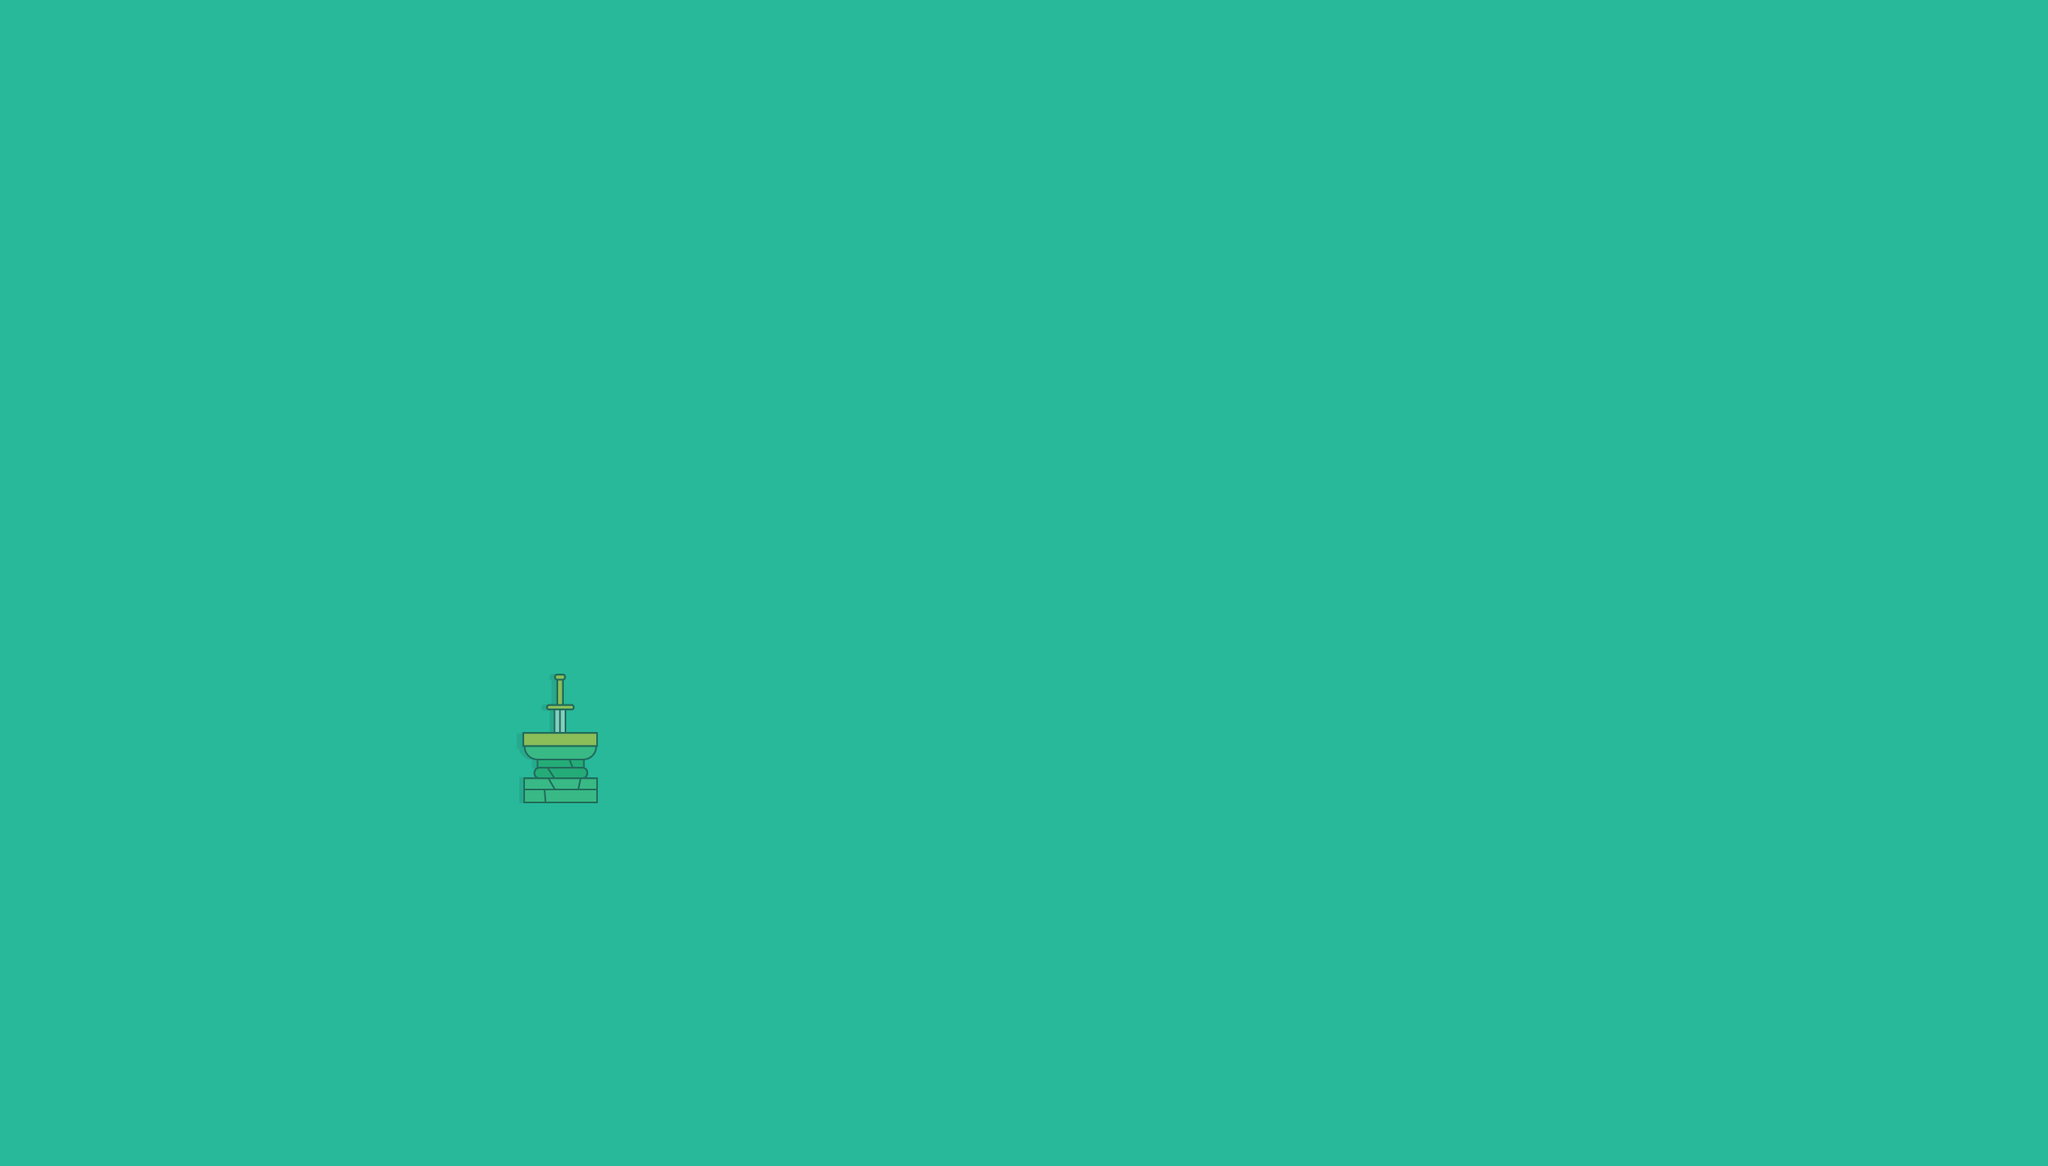

This game map was drawn from its Tiled (.tmx) file and the tilesets committed beside it. A one-line description and the trimmed map source follow:
An orthogonal 79x45 tile map with 32x32 px tiles, 1 tile layer (tiles) and 114 objects (6x coin, 2x block, exit, hero).

<map version="1.2" tiledversion="1.3.3" orientation="orthogonal" renderorder="right-down" compressionlevel="0" width="79" height="45" tilewidth="32" tileheight="32" infinite="0" backgroundcolor="#27b99a" nextlayerid="11" nextobjectid="206">
 <tileset firstgid="1" name="objs" tilewidth="384" tileheight="332" tilecount="62" columns="0">
  <tile id="0">
   <image width="160" height="192" source="stickers/alter.png" />
  </tile>
  <tile id="1">
   <image width="96" height="64" source="stickers/blobBlue.png" />
  </tile>
  <tile id="2">
   <image width="96" height="64" source="stickers/blobGreen.png" />
  </tile>
  <tile id="3">
   <image width="64" height="64" source="stickers/blue.png" />
  </tile>
  <tile id="4">
   <image width="96" height="128" source="stickers/bombStroked.png" />
  </tile>
  <tile id="5">
   <image width="64" height="64" source="stickers/castleWall.png" />
  </tile>
  <tile id="6">
   <image width="384" height="128" source="stickers/cloud.png" />
  </tile>
  <tile id="7">
   <image width="128" height="192" source="stickers/column1.png" />
  </tile>
  <tile id="8">
   <image width="128" height="192" source="stickers/column2.png" />
  </tile>
  <tile id="9">
   <image width="160" height="192" source="stickers/doorBlueStroked.png" />
  </tile>
  <tile id="10">
   <image width="160" height="192" source="stickers/doorGreenStroke.png" />
  </tile>
  <tile id="11">
   <image width="160" height="192" source="stickers/doorRedStroked.png" />
  </tile>
  <tile id="12">
   <image width="160" height="192" source="stickers/doorStroked.png" />
  </tile>
  <tile id="13">
   <image width="64" height="64" source="stickers/earthWall.png" />
  </tile>
  <tile id="14">
   <image width="160" height="192" source="stickers/exit.png" />
  </tile>
  <tile id="15">
   <image width="192" height="192" source="stickers/flare.png" />
  </tile>
  <tile id="16">
   <image width="64" height="64" source="stickers/gemBlueStroked.png" />
  </tile>
  <tile id="17">
   <image width="64" height="64" source="stickers/gemRedStroked.png" />
  </tile>
  <tile id="18">
   <image width="224" height="32" source="stickers/grassLarge.png" />
  </tile>
  <tile id="19">
   <image width="160" height="32" source="stickers/grassSmall.png" />
  </tile>
  <tile id="20">
   <image width="64" height="64" source="stickers/grey.png" />
  </tile>
  <tile id="21">
   <image width="128" height="160" source="stickers/hero.png" />
  </tile>
  <tile id="22">
   <image width="96" height="64" source="stickers/keyGreenStroked.png" />
  </tile>
  <tile id="23">
   <image width="96" height="64" source="stickers/keyRedStroked.png" />
  </tile>
  <tile id="24">
   <image width="96" height="64" source="stickers/keyYellowStroked.png" />
  </tile>
  <tile id="25">
   <image width="192" height="64" source="stickers/platform1.png" />
  </tile>
  <tile id="26">
   <image width="192" height="64" source="stickers/platform2.png" />
  </tile>
  <tile id="27">
   <image width="192" height="64" source="stickers/platform3.png" />
  </tile>
  <tile id="28">
   <image width="192" height="64" source="stickers/platform4.png" />
  </tile>
  <tile id="29">
   <image width="256" height="96" source="stickers/platformBase1.png" />
  </tile>
  <tile id="30">
   <image width="256" height="96" source="stickers/platformBase2.png" />
  </tile>
  <tile id="31">
   <image width="256" height="96" source="stickers/platformBase3.png" />
  </tile>
  <tile id="32">
   <image width="256" height="96" source="stickers/platformBase4.png" />
  </tile>
  <tile id="33">
   <image width="128" height="96" source="stickers/platformBlock1.png" />
  </tile>
  <tile id="34">
   <image width="128" height="96" source="stickers/platformBlock2.png" />
  </tile>
  <tile id="35">
   <image width="128" height="96" source="stickers/platformBlock3.png" />
  </tile>
  <tile id="36">
   <image width="128" height="96" source="stickers/platformBlock4.png" />
  </tile>
  <tile id="37">
   <image width="96" height="64" source="stickers/platformConnector1.png" />
  </tile>
  <tile id="38">
   <image width="96" height="64" source="stickers/platformConnector2.png" />
  </tile>
  <tile id="39">
   <image width="96" height="64" source="stickers/platformConnector3.png" />
  </tile>
  <tile id="40">
   <image width="96" height="64" source="stickers/platformConnector4.png" />
  </tile>
  <tile id="41">
   <image width="96" height="96" source="stickers/pushBlock1.png" />
  </tile>
  <tile id="42">
   <image width="96" height="96" source="stickers/pushBlock2.png" />
  </tile>
  <tile id="43">
   <image width="96" height="96" source="stickers/pushBlock3.png" />
  </tile>
  <tile id="44">
   <image width="64" height="64" source="stickers/shadow.png" />
  </tile>
  <tile id="45">
   <image width="93" height="93" source="stickers/shieldStroked.png" />
  </tile>
  <tile id="46">
   <image width="160" height="128" source="stickers/sign.png" />
  </tile>
  <tile id="48">
   <image width="192" height="96" source="stickers/swordStroked.png" />
  </tile>
  <tile id="49">
   <image width="96" height="96" source="stickers/torch.png" />
  </tile>
  <tile id="50">
   <image width="128" height="32" source="stickers/trap.png" />
  </tile>
  <tile id="51">
   <image width="128" height="96" source="stickers/wallDecor1.png" />
  </tile>
  <tile id="52">
   <image width="128" height="96" source="stickers/wallDecor2.png" />
  </tile>
  <tile id="53">
   <image width="160" height="128" source="stickers/wallDecor3.png" />
  </tile>
  <tile id="54">
   <image width="65" height="64" source="stickers/window1.png" />
  </tile>
  <tile id="55">
   <image width="64" height="64" source="stickers/window2.png" />
  </tile>
  <tile id="56">
   <image width="56" height="59" source="stickers/window3.png" />
  </tile>
  <tile id="57">
   <image width="135" height="115" source="stickers/backgroundArch.png" />
  </tile>
  <tile id="58">
   <image width="380" height="140" source="stickers/backgroundMountain.png" />
  </tile>
  <tile id="59">
   <image width="129" height="332" source="stickers/backgroundTower.png" />
  </tile>
  <tile id="60">
   <image width="109" height="177" source="stickers/backgroundTree.png" />
  </tile>
  <tile id="61">
   <image width="64" height="64" source="stickers/earthWall2.png" />
  </tile>
  <tile id="62">
   <image width="133" height="160" source="stickers/skeleton.png" />
  </tile>
 </tileset>
 <objectgroup id="1" name="parallax">
  <object id="95" gid="7" x="-16.2424" y="452.394" width="384" height="128" />
  <object id="90" gid="16" x="146.97" y="693.727" width="192" height="192" />
  <object id="91" gid="2147483655" x="373.939" y="627.121" width="384" height="128" />
  <object id="93" gid="2147483655" x="2105.85" y="510.818" width="384" height="128" />
  <object id="92" gid="7" x="1453.52" y="651.909" width="384" height="128" />
  <object id="94" gid="7" x="946.606" y="420.455" width="384" height="128" />
  <object id="105" gid="59" x="66.6667" y="1079" width="837.333" height="320" />
  <object id="106" gid="59" x="592" y="1055" width="920" height="448" />
  </objectgroup>
 <objectgroup id="2" name="background">
  <!-- 5 objects omitted --></objectgroup>
 <objectgroup id="3" name="ground">
  <!-- 35 objects omitted --></objectgroup>
 <objectgroup id="4" name="castle">
  <!-- 29 objects omitted --></objectgroup>
 <objectgroup id="5" name="castledeco">
  <!-- 3 objects omitted --></objectgroup>
 <objectgroup id="6" name="shading" opacity="0.36">
  <!-- 17 objects omitted --></objectgroup>
 <layer id="10" name="tiles" width="79" height="45" opacity="0.5">
  <data>[3555 cells, 1 non-empty, 1 distinct tile ids]</data>
 </layer>
 <objectgroup id="7" name="game">
  <!-- 9 objects omitted --></objectgroup>
 <objectgroup id="8" name="above">
  <!-- 1 objects omitted --></objectgroup>
 <objectgroup id="9" name="bounds" visible="0">
  <!-- 2 objects omitted --></objectgroup>
</map>
<!-- 106 of 114 objects omitted -->
